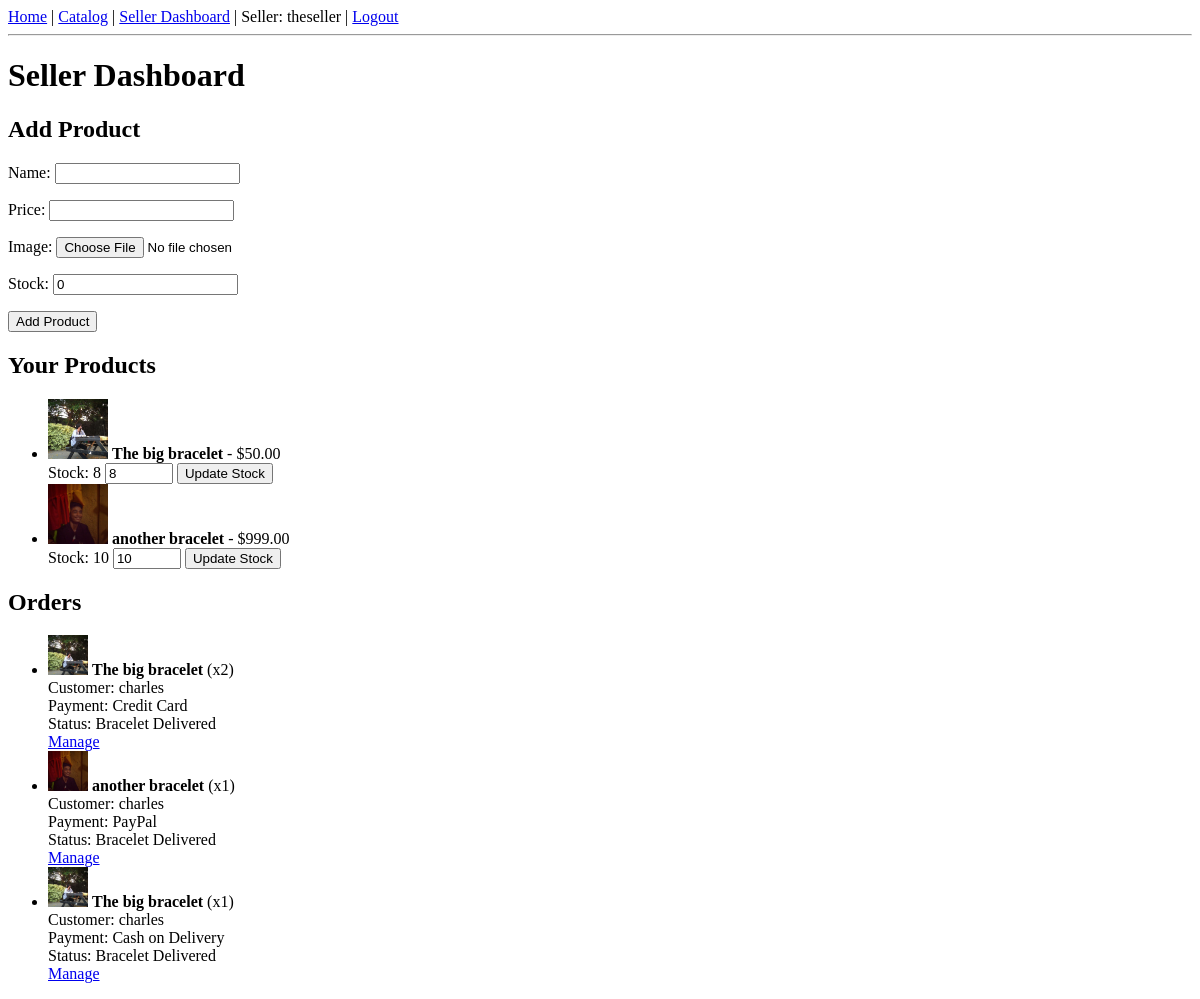
The app's page /seller/dashboard/ (signed in), older data.
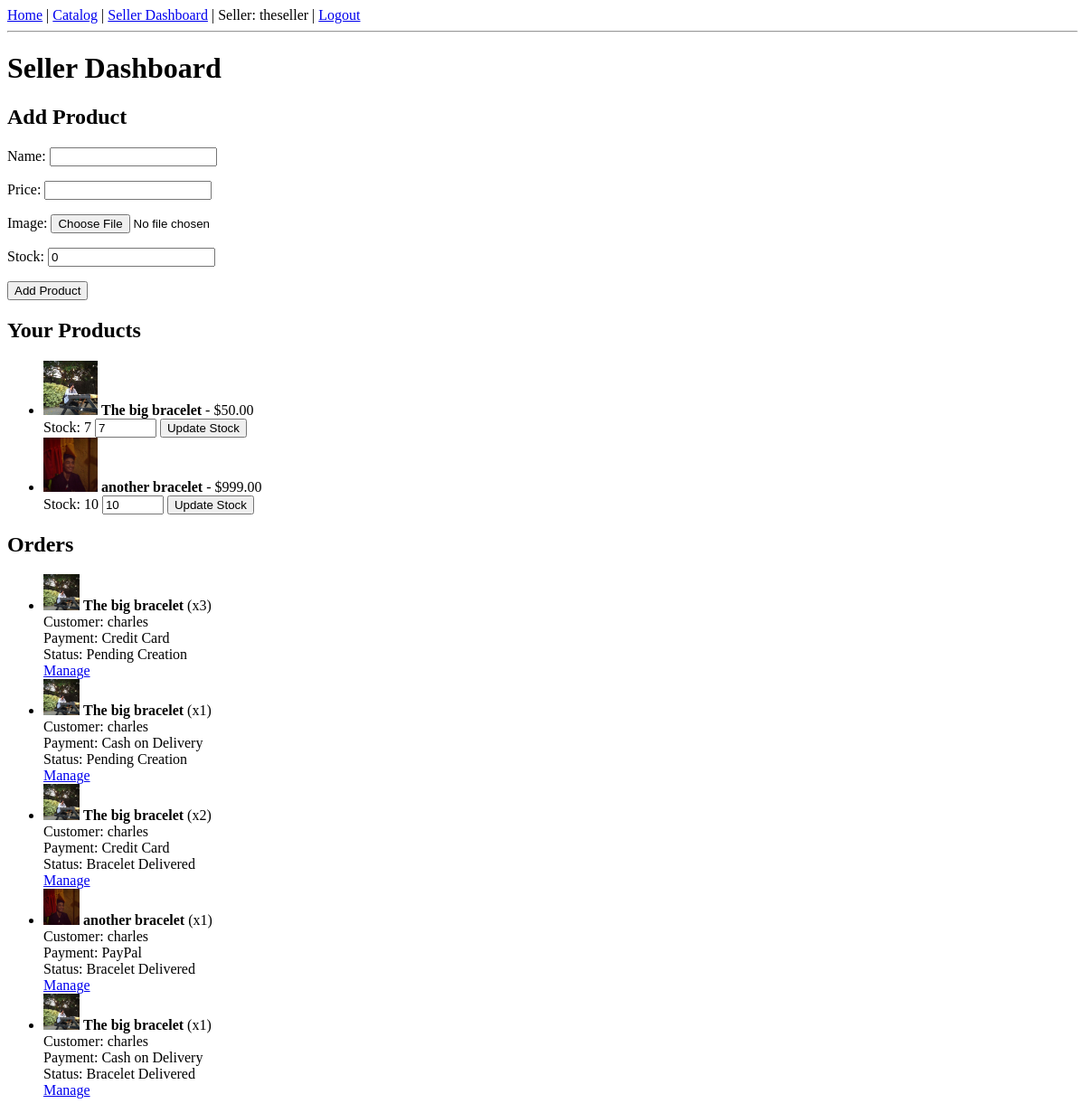
The same page, newer data.
### shop/models.py (models this page shows, shortened)
class Product(models.Model):
    name = models.CharField(max_length=100)
    price = models.DecimalField(max_digits=8, decimal_places=2)
    image = models.ImageField(upload_to='product_images/')
    created_by = models.ForeignKey(SellerProfile, on_delete=models.CASCADE)
    stock = models.PositiveIntegerField(default=0)

class Order(models.Model):
    STATUS_CHOICES = [
        ('waiting', 'Waiting for Payment'),
        ('pending', 'Pending Creation'),
        ('created', 'Finished Creating the Bracelet'),
        ('delivering', 'Bracelet is Being Delivered'),
        ('delivered', 'Bracelet Delivered'),
    ]
    PAYMENT_CHOICES = [
        ('credit_card', 'Credit Card'),
        ('paypal', 'PayPal'),
        ('cod', 'Cash on Delivery'),
    ]
    customer = models.ForeignKey(User, on_delete=models.CASCADE)
    product = models.ForeignKey(Product, on_delete=models.CASCADE)
    quantity = models.PositiveIntegerField()
    payment_type = models.CharField(max_length=20, choices=PAYMENT_CHOICES)
    status = models.CharField(max_length=20, choices=STATUS_CHOICES, default='waiting')
    created_at = models.DateTimeField(auto_now_add=True)
    done = models.BooleanField(default=False)
    cancelled = models.BooleanField(default=False)
    cancel_reason = models.TextField(blank=True, null=True)

### shop/views.py (the view)
# urls.py: path('seller/dashboard/', views.seller_dashboard, name='seller_dashboard'),
def seller_dashboard(request):
    if not request.user.is_authenticated or not hasattr(request.user, 'sellerprofile'):
        return redirect('login')
    seller_profile = request.user.sellerprofile
    products = Product.objects.filter(created_by=seller_profile)
    orders = Order.objects.filter(product__created_by=seller_profile).order_by('-created_at')
    if request.method == 'POST':
        if 'update_stock' in request.POST:
            product_id = request.POST.get('product_id')
            new_stock = request.POST.get('new_stock')
            try:
                product = Product.objects.get(id=product_id, created_by=seller_profile)
                product.stock = int(new_stock)
                product.save()
                messages.success(request, f"Stock updated for {product.name}!")
            except Exception:
                messages.error(request, "Failed to update stock.")
            return redirect('seller_dashboard')
        else:
            form = ProductForm(request.POST, request.FILES)
            if form.is_valid():
                product = form.save(commit=False)
                product.created_by = seller_profile
                product.save()
                messages.success(request, "Product added!")
                return redirect('seller_dashboard')
    else:
        form = ProductForm()
    return render(request, 'shop/seller_dashboard.html', {
        'form': form,
        'products': products,
        'orders': orders,
    })

### shop/views.py
class ProductForm(ModelForm):
    class Meta:
        model = Product
        fields = ['name', 'price', 'image', 'stock']

### shop/templates/shop/seller_dashboard.html (shortened to what this page needs)
{% extends 'shop/base.html' %}
{% block content %}
<h1>Seller Dashboard</h1>
<h2>Add Product</h2>
<form method="post" enctype="multipart/form-data">
    {{ form.as_p }}
    <button type="submit">Add Product</button>
</form>
<h2>Your Products</h2>
<ul>
    {% for product in products %}
        <li>
            <img src="{{ product.image.url }}" alt="{{ product.name }}" style="width:60px;height:60px;object-fit:cover;">
            <strong>{{ product.name }}</strong> - ${{ product.price }}<br>
            Stock: {{ product.stock }}
            <form method="post" style="display:inline;">
                <input type="number" name="new_stock" min="0" value="{{ product.stock }}" style="width:60px;">
                <button type="submit" name="update_stock">Update Stock</button>
            </form>
        </li>
    {% empty %}
        <li>No products yet.</li>
    {% endfor %}
</ul>
<h2>Orders</h2>
<ul>
    {% for order in orders %}
        <li>
            <img src="{{ order.product.image.url }}" alt="{{ order.product.name }}" style="width:40px;height:40px;object-fit:cover;">
            <strong>{{ order.product.name }}</strong> (x{{ order.quantity }})<br>
            Customer: {{ order.customer.username }}<br>
            Payment: {{ order.get_payment_type_display }}<br>
            Status: {{ order.get_status_display }}<br>
            <a href="{% url 'manage_order' order.id %}">Manage</a>
        </li>
    {% empty %}
        <li>No orders yet.</li>
    {% endfor %}
</ul>
{% endblock %}

### shop/templates/shop/base.html (shortened to what this page needs)
<!DOCTYPE html>
<html lang="en">
<head>
</head>
<body>
    <nav>
        <a href="{% url 'home' %}">Home</a> |
        <a href="{% url 'catalog' %}">Catalog</a> |
        {% if user.is_authenticated %}
            {% if user.sellerprofile %}
                <a href="{% url 'seller_dashboard' %}">Seller Dashboard</a> |
                <span>Seller: {{ user.username }}</span> |
            {% else %}
                <span>Welcome, {{ user.username }}!</span> |
            {% endif %}
            <a href="{% url 'logout' %}">Logout</a>
        {% else %}
            <a href="{% url 'login' %}">Login</a> |
            <a href="{% url 'register' %}">Register</a>
        {% endif %}
    </nav>
    <hr>
    {% block content %}{% endblock %}
</body>
</html>

Row changes from the older to the newer data that the page shows:
changed Product "The big bracelet": stock "8" → "7"; new_stock "8" → "7"
added Order: product.image (picture), product.name "The big bracelet", quantity "3", customer.username "charles", payment_type "Credit Card", status "Pending Creation"
added Order: product.image (picture), product.name "The big bracelet", quantity "1", customer.username "charles", payment_type "Cash on Delivery", status "Pending Creation"
